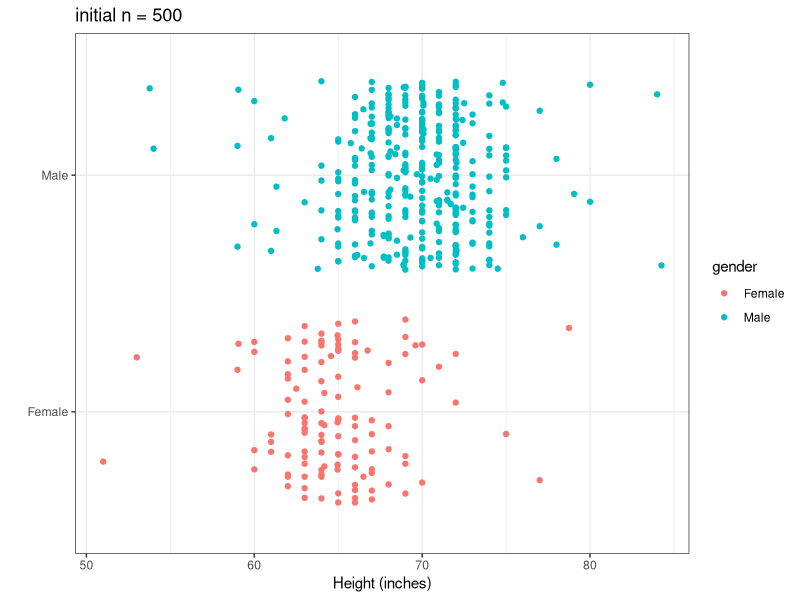
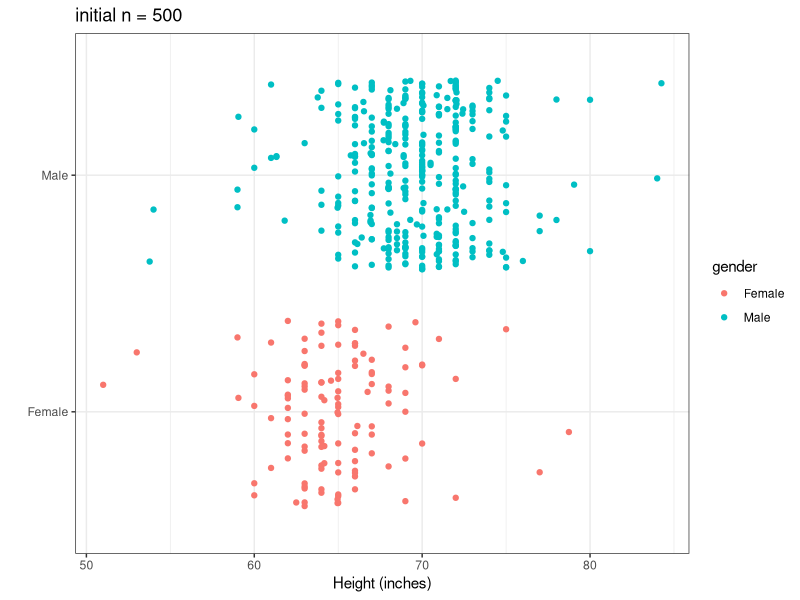

R code for these plots, in order:

library(tidyverse)
library(dslabs)

# From: Intro to Data Science
# by Rafael A. Irizarry
# http://rafalab.dfci.harvard.edu/dsbook-part-1/

### Section 17 String Processing ####

# In section 17.7, we deal with a dataset of self-reported heights collected from a sample of students:
heights %>% as_tibble() # cleaned version of the data
reported_heights %>% as_tibble() # the original survey data (pre-cleaning)
# note that the cleaned version has had some of the rows removed already
# the original survey data has the height info stored within strings
# different respondents (students) formatted/entered their height differently... we have heterogeneity in units, format/punctuation, as well as obvious errors etc 

# In this script, we'll use stringr functions to clean up reported_heights
# the desired output is numerical data on each student's height, in consistent measurement units (let's go w/ inches), with values we know are impossible replaced w/ NA

# This is a process... we'll do as well as we can!

# I'm going to build it up step-by-step, and use a github repo to demo the process...

reported_heights$height
# To start, let's build something that handles the diversity of cases we get in a small subset, say, the first 150 entries.
reported_heights$height[1:150]

# Can we describe some of the heterogeneity here?
# 1. whole (integer) numbers between XX-XX that can be assumed as human heights in inches. what XX-XX? 48-84 seems reasonable (4 feet - 7 feet)
# 2. whole (integer) numbers that are between 4-7, that we assume are heights given in feet
  # 2b. decimal numbers between 4-7, that we assume are `feet.inches`
  # 2c. numbers with an intervening space, and the first one is is an integter between 4-7, that we assume are `feet inches`
# 3. decimal numbers that are between 48-84, that we assume are given in inches
# 4. whole (integer) or decimal numbers that are between 120ish - 210ish, that we assume are heights in cm
# 5. really big numbers that we assume are errors
# 6. numbers with ' separator that can be converted to feet and inches
  # 6b. numbers with , separator that can be converted to feet and inches
# ...

n_samp <- 500

output_df <- reported_heights[1:n_samp,] %>% 
  mutate(height = str_replace(height, '\'', '\' ')) %>% 
  mutate(height = str_replace(height, ',', ' ')) %>%  # to handle ',' as foot,inches sep 
  mutate(height = str_replace(height, '  ', ' ')) %>% # let's get spaces as separators
  pull(height) %>% 
  str_split_fixed(., pattern = ' ', n = Inf) %>% # then carve at the spaces
  data.frame() %>% 
  mutate(part_1_num = as.numeric(str_remove_all(X1, pattern = '[^0-9.]'))) %>% 
  mutate(part_2_num = as.numeric(str_remove_all(X2, pattern = '[^0-9.]'))) %>% 
  rename('part_1' = X1, 'part_2' = X2) %>% 
  mutate(height_inches = case_when(
    part_1_num > 48 & part_1_num <= 84 ~ part_1_num,
    part_1_num > 120 & part_1_num <= 215 ~ part_1_num / 2.54,
    part_1_num > 4 & part_1_num <= 7 ~ part_1_num * 12,
    part_1_num > 1.2 & part_1_num <= 2 & is.na(part_2_num) ~ part_1_num * 100 / 2.54, # let's assume a v. small number is m
    TRUE ~ NA
  )) %>% 
  mutate(height_inches = ifelse(part_2 != '' & part_2_num <= 12, height_inches + part_2_num, height_inches)) %>% 
  mutate(decimal_as_inches = part_1_num > 4 & part_1_num <= 7 & (as.character(round((part_1_num - floor(part_1_num)), digits = 2)) %in% as.character(round(seq(0.1, 0.9, by = 0.1), digits = 2)))) %>% # note the ambiguity, is 5.3s a 5'3"? I will assume as much.
  # this is clunky due to floating point
  mutate(height_inches = ifelse(decimal_as_inches == T, floor(part_1_num) * 12 + 10 * (part_1_num %% floor(part_1_num)), height_inches)) %>% # extra step for the decimal_as_inches format
  mutate(orig = reported_heights[1:n_samp, 'height']) %>% 
  mutate(gender = reported_heights[1:n_samp, 'sex']) %>% 
  select(gender, orig, height_inches)
  
# inspect the output to see if it makese sense
# let's list some cases that need to be handled still:
# row 40 is feet.inches (pretty common format I think)... DONE

# let's take a look at the distribution for the first 150 after cleaning, then expand up to more rows...

(mytitle <- str_c('initial n = ', nrow(output_df), sep = ''))
myplot <- output_df %>% 
  ggplot() + theme_bw() +
  geom_jitter(aes(x = height_inches, y = gender, color = gender), width = 0, height = 0.4) +
  labs(x = 'Height (inches)', y = '') +
  ggtitle(mytitle)
myplot
ggsave(filename = 'cleaned_heights.pdf', plot = myplot, width = 6, height = 4, units = 'in')
# some extreme values... let's continue...

output_df %>% as_tibble() %>% select(height_inches, orig) %>% print(n = Inf) # scan for other cases
output_df %>% as_tibble %>% select(height_inches, orig) %>% 
  slice(c(320, 332, 372))

# row 194 5.25 might *actually* be 5 and 1/4 feet 
# row 231, 242, 292 similarly values like 5.5 may not be 5'5", but rather 5'6"

# we assume people don't give their fractional height in feet if the fraction is something harder to intuit, like 10ths or 5ths. but they might give their fractional height in feet if it's x.25, x.5, x.75...

# rows 332, 492, '5.11' should be 71, not 61.3 NOT DONE YET

# row 320 '5.1' should be 61, why is it 61.2 ?? 
# ok, it's a floating point thing, so that may be a poor way to handle. DONE NOW
# row 372 '6.1' should be 73, not 73.2

# row 66 is oddball/uncommon might actually be 5'11"
# row 187 oddball '5 feet and 8.11 inches' not handled
# row 311 is oddball (in words)... these are safely handled as NAs for now, which is good

# row 448 "2'33" is nonsense/shouldn't be handled (should be NA I think) this is a weird one because they might actually be 2 feet + 33 inches which is possible, but still odd and probably shouldn't be handled DONE NOW

# row 363 that person might be 7 foot and that could be real... let's change to >= to be a just bit more permissive for the extreme heights DONE
# similarly, row 376, 214 might be real for cm height (just over 7 feet) DONE NOW

# row 288 '6,8' is not 68, but rather I think it's 6'8" DONE NOW
# and also row 357 '5,4' should be 64 not 54
# and also row 466 '5,8' should be 68 not 58
